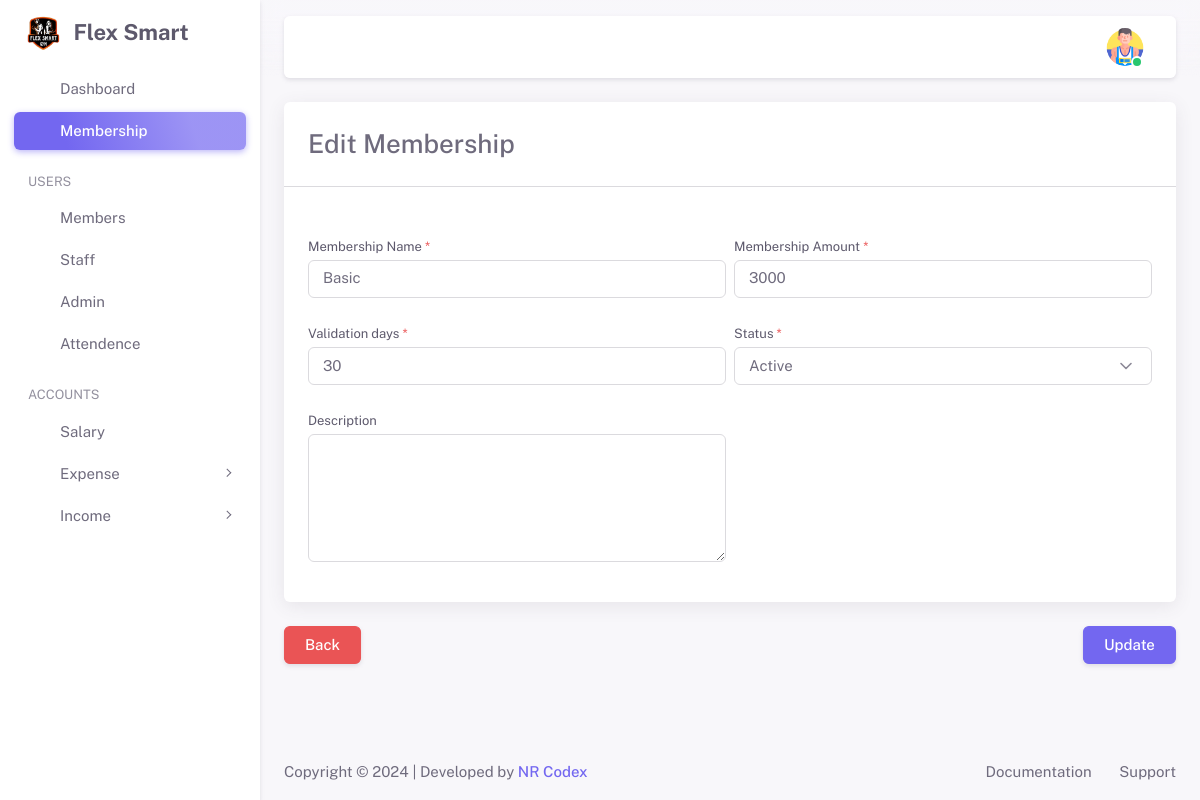
/admin/membership-edit.php?edit_membership_id=1 (signed in), run on the app's committed database.
### tables this page shows
CREATE TABLE `users_detail` (
  `users_detail_id` int(11) NOT NULL,
  `registration_num` int(11) DEFAULT NULL,
  `full_name` varchar(100) DEFAULT NULL,
  `Phone` varchar(50) DEFAULT NULL,
  `address` varchar(100) DEFAULT NULL,
  `gender` varchar(50) DEFAULT NULL,
  `age` int(11) DEFAULT NULL,
  `city` varchar(50) DEFAULT NULL,
  `country` varchar(50) DEFAULT NULL,
  `image` varchar(255) DEFAULT NULL,
  `membership_id` int(11) DEFAULT NULL,
  `admission_fees` varchar(50) DEFAULT NULL,
  `monthly_fees` varchar(50) DEFAULT NULL,
  `salary` varchar(100) DEFAULT NULL,
  `joining_date` varchar(50) DEFAULT NULL,
  `end_date` varchar(50) DEFAULT NULL,
  `start_timing` varchar(100) DEFAULT NULL,
  `end_timing` varchar(100) DEFAULT NULL,
  `login_time` datetime DEFAULT NULL,
  `logout_time` datetime DEFAULT NULL,
  `created_by` varchar(100) DEFAULT NULL,
  `created_date` varchar(100) DEFAULT NULL,
  `updated_by` varchar(100) DEFAULT NULL,
  `updated_date` varchar(100) DEFAULT NULL
);

CREATE TABLE `membership` (
  `membership_id` int(11) NOT NULL,
  `membership_name` varchar(100) DEFAULT NULL,
  `membership_amount` varchar(100) DEFAULT NULL,
  `validation_days` int(11) DEFAULT NULL,
  `created_by` varchar(100) DEFAULT NULL,
  `created_date` varchar(100) DEFAULT NULL,
  `updated_by` varchar(100) DEFAULT NULL,
  `updated_date` varchar(100) DEFAULT NULL
);

### admin/membership-edit.php (the view, shortened to what this page needs)
<?php
include_once ('../includes/functions.php');
include_once ('./inc/header.php');
include_once ('./inc/sidebar.php');
include_once ('./inc/navbar.php');
if (isset($_GET['edit_membership_id'])) {
    $edit_subscrip_id = mysqli_real_escape_string($conn, $_GET['edit_membership_id']);
    $sql = "SELECT * FROM `membership` WHERE membership_id  = '$edit_subscrip_id'";
    $result = mysqli_query($conn, $sql);
    $check = mysqli_num_rows($result);
    if ($check > 0) {
        $fetch_subscrip = mysqli_fetch_assoc($result);
        ?>
        <div class="container-xxl flex-grow-1 container-p-y">
            <div class="row">
                <form action="" method="POST" id="add_subscrip_form" enctype="multipart/form-data">
                    <div class="col-lg-12">
                        <div class="card mb-4">
                            <h3 class="card-header">Edit Membership</h3>
                            <hr class="my-4 mt-0">
                            <div class="card-body">
                                <div class="row g-2">
                                    <div class="col-md-6 col-12 mb-3">
                                        <label for="membership_name" class="form-label">Membership Name
                                            <span class="text-danger">*</span>
                                        </label>
                                        <input class="form-control" type="text" placeholder="Membership Name"
                                            id="membership_name" name="membership_name"
                                            value="<?= $fetch_subscrip['membership_name']; ?>" />
                                    </div>
                                    <div class="col-md-6 col-12 mb-3">
                                        <label for="membership_amount" class="form-label">Membership Amount
                                            <span class="text-danger">*</span>
                                        </label>
                                        <input class="form-control" type="text" placeholder="Membership Amount"
                                            id="membership_amount" name="membership_amount"
                                            value="<?= $fetch_subscrip['membership_amount']; ?>" />
                                    </div>
                                    <div class="col-md-6 col-12 mb-3">
                                        <label for="validation_days" class="form-label">Validation days
                                            <span class="text-danger">*</span>
                                        </label>
                                        <input class="form-control" type="text" placeholder="Validation days"
                                            id="validation_days" name="validation_days"
                                            value="<?= $fetch_subscrip['validation_days']; ?>" />
                                    </div>
                                    <div class="col-md-6 col-12 mb-3">
                                        <label for="membership_status" class="form-label">Status
                                            <span class="text-danger">*</span>
                                        </label>
                                        <select name="membership_status" id="membership_status"
                                            class="form-control form-select">
                                            <option value="Active" <?php if ($fetch_subscrip['membership_status'] == 'Active') { ?> selected <?php } ?>>Active</option>
                                        </select>
                                    </div>
                                    <div class="col-md-6 col-12 mb-3">
                                        <label for="membership_description" class="form-label">Description</label>
                                        <textarea name="membership_description" id="membership_description" class="form-control"
                                            cols="10" rows="5"><?= $fetch_subscrip['membership_description']; ?></textarea>
                                    </div>
                                </div>
                            </div>
                        </div>
                    </div>
                    <div class="row mt-3">
                        <div class="col-md-6 col-6 text-start">
                            <a type="button" href="membership-details" class="btn btn-danger text-white">Back</a>
                        </div>
                        <div class="col-md-6 col-6 text-end">
                            <button type="submit" class="btn btn-primary" id="update_Membership"
                                name="update_Membership">Update</button>
                        </div>
                    </div>
                </form>
            </div>
        </div>
        <?php
    } else {
        echo '<div id="successAlert" class="alert alert-success alert-dismissible fade show" role="alert">
                    <strong>Warning!</strong> Data not get from database.
                    <button type="button" class="btn-close" data-bs-dismiss="alert" aria-label="Close"></button>
                </div>';
    }
}
?>
<?php
include_once ('./inc/footer.php');
?>

### admin/inc/navbar.php (shortened to what this page needs)
<?php
include_once('../includes/config.php');
$user_select = "SELECT users_detail.full_name, users_detail.image, role.name as role
FROM users
INNER JOIN users_detail ON users_detail.users_detail_id = users.users_detail_id
LEFT JOIN role ON role.role_id = users.role_id
WHERE users.user_id = '{$_SESSION['UID']}'
";
$result = mysqli_query($conn, $user_select);
while ($row = mysqli_fetch_assoc($result)) {
?>
    <div class="layout-page">
        <nav class="layout-navbar container-xxl navbar navbar-expand-xl navbar-detached align-items-center bg-navbar-theme" id="layout-navbar">
            <div class="navbar-nav-right d-flex align-items-center" id="navbar-collapse">
                <ul class="navbar-nav flex-row align-items-center ms-auto">
                    <li class="nav-item navbar-dropdown dropdown-user dropdown">
                        <a class="nav-link dropdown-toggle hide-arrow" href="javascript:void(0);" data-bs-toggle="dropdown">
                            <div class="avatar avatar-online">
                                <img src="<?php if (empty($row['image'])) {
                                                echo "../media/images/admin-profile.png";
                                            } else {
                                                echo '../media/images/' . $row['image'];
                                            } ?>" alt class="h-auto rounded-circle">
                            </div>
                        </a>
                    </li>
                </ul>
            </div>
        </nav>
    <?php
}
    ?>
    <div class="content-wrapper">

### assets/css/demo.css (style rules this page uses)
.layout-navbar-fixed .layout-wrapper:not(.layout-without-menu) .layout-page { padding-top: 64px !important; }
.layout-navbar-fixed .layout-wrapper:not(.layout-horizontal):not(.layout-without-menu) .layout-page { padding-top: 78px !important; }

### data on the page
users_detail: image (picture)
membership: membership_name "Basic", membership_amount "3000", validation_days "30"
